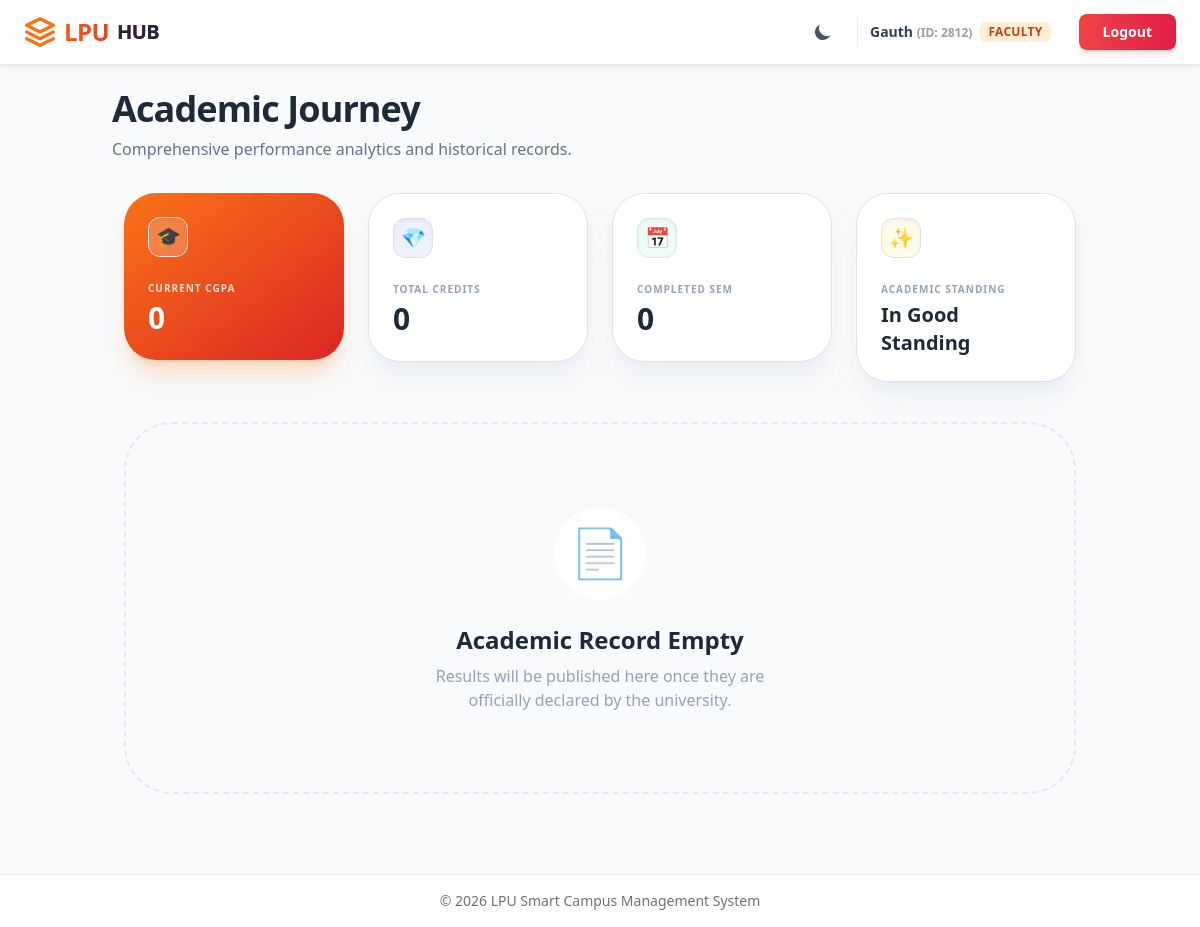
Page /results/ (signed in) on the committed database.
### core/models.py (models this page shows, shortened)
class User(AbstractUser):
    class Role(models.TextChoices):
        STUDENT = "STUDENT", "Student"
        FACULTY = "FACULTY", "Faculty"
        ADMIN = "ADMIN", "Admin"
    role = models.CharField(max_length=50, choices=Role.choices, default=Role.STUDENT)
    uid = models.CharField(max_length=8, unique=True, null=True, blank=True)
    section = models.ForeignKey(Section, on_delete=models.SET_NULL, null=True, blank=True, related_name='members')
    is_approved = models.BooleanField(default=False)

### results/views.py (the view)
# urls.py: path('', views.student_results, name='student_results'),
@login_required
def student_results(request):
    results = SemesterResult.objects.filter(student=request.user).prefetch_related('grades')
    latest_result = results.last()
    cgpa = latest_result.cgpa if latest_result else 0
    total_credits = sum(r.credits_earned for r in results)
    context = {
        'results': results,
        'cgpa': cgpa,
        'total_credits': total_credits,
        'latest_semester': latest_result.semester if latest_result else 0
    }
    return render(request, 'results/student_results.html', context)

### templates/results/student_results.html
{% extends "base.html" %}
{% block content %}
<div class="row mb-8">
    <div class="col-12 px-lg-4 text-center text-md-start">
        <h2 class="text-4xl font-black text-slate-800 dark:text-white mb-2 tracking-tight">Academic Journey</h2>
        <p class="text-slate-500 dark:text-slate-400 font-medium">Comprehensive performance analytics and historical
            records.</p>
    </div>
</div>
<div class="row g-4 px-lg-4 mb-10">
    <div class="col-6 col-md-3">
        <div
            class="bg-gradient-to-br from-orange-500 to-red-600 rounded-[2rem] p-6 shadow-xl shadow-orange-500/20 text-white group hover:scale-[1.02] transition-transform duration-300">
            <div
                class="w-10 h-10 bg-white/20 backdrop-blur-md rounded-xl flex items-center justify-center mb-4 border border-white/30 shadow-inner">
                <span class="text-xl">🎓</span>
            </div>
            <p class="text-[10px] font-black uppercase tracking-widest opacity-80 mb-1">Current CGPA</p>
            <h3 class="text-3xl font-black m-0">
                {{ cgpa }}
            </h3>
        </div>
    </div>
    <div class="col-6 col-md-3">
        <div
            class="bg-white dark:!bg-slate-800 rounded-[2rem] p-6 shadow-xl shadow-slate-200/50 dark:shadow-none border border-slate-100 dark:!border-slate-700/50 group hover:scale-[1.02] transition-transform duration-300">
            <div
                class="w-10 h-10 bg-indigo-50 dark:!bg-indigo-500/10 rounded-xl flex items-center justify-center mb-4 border border-indigo-100 dark:!border-indigo-500/20 shadow-inner">
                <span class="text-xl text-indigo-500">💎</span>
            </div>
            <p class="text-[10px] font-black text-slate-400 uppercase tracking-widest mb-1">Total Credits</p>
            <h3 class="text-3xl font-black text-slate-800 dark:!text-white m-0">
                {{ total_credits }}
            </h3>
        </div>
    </div>
    <div class="col-6 col-md-3">
        <div
            class="bg-white dark:!bg-slate-800 rounded-[2rem] p-6 shadow-xl shadow-slate-200/50 dark:shadow-none border border-slate-100 dark:!border-slate-700/50 group hover:scale-[1.02] transition-transform duration-300">
            <div
                class="w-10 h-10 bg-emerald-50 dark:!bg-emerald-500/10 rounded-xl flex items-center justify-center mb-4 border border-emerald-100 dark:!border-emerald-500/20 shadow-inner">
                <span class="text-xl text-emerald-500">📅</span>
            </div>
            <p class="text-[10px] font-black text-slate-400 uppercase tracking-widest mb-1">Completed Sem</p>
            <h3 class="text-3xl font-black text-slate-800 dark:!text-white m-0">
                {{ latest_semester }}
            </h3>
        </div>
    </div>
    <div class="col-6 col-md-3">
        <div
            class="bg-white dark:!bg-slate-800 rounded-[2rem] p-6 shadow-xl shadow-slate-200/50 dark:shadow-none border border-slate-100 dark:!border-slate-700/50 group hover:scale-[1.02] transition-transform duration-300">
            <div
                class="w-10 h-10 bg-amber-50 dark:!bg-amber-500/10 rounded-xl flex items-center justify-center mb-4 border border-amber-100 dark:!border-amber-500/20 shadow-inner">
                <span class="text-xl text-amber-500">✨</span>
            </div>
            <p class="text-[10px] font-black text-slate-400 uppercase tracking-widest mb-1">Academic Standing</p>
            <h3 class="text-xl font-black text-slate-800 dark:!text-white m-0">In Good Standing</h3>
        </div>
    </div>
</div>
<div class="row px-lg-4">
    <div class="col-12">
        <div class="space-y-10 mb-20">
            {% for result in results %}
            <div
                class="bg-white dark:!bg-slate-800 rounded-[2.5rem] overflow-hidden border border-slate-100 dark:!border-slate-700/50 shadow-2xl shadow-slate-200/40 dark:shadow-none transition-all">
                <div
                    class="px-8 py-6 bg-slate-50/50 dark:!bg-slate-900/50 border-b border-slate-100 dark:!border-slate-700/50 flex flex-col md:flex-row items-center justify-between gap-4">
                    <div class="flex items-center gap-4">
                        <div
                            class="w-14 h-14 bg-slate-900 dark:!bg-slate-700 text-white rounded-2xl flex items-center justify-center font-black text-2xl shadow-lg">
                            {{ result.semester }}
                        </div>
                        <div>
                            <h4 class="text-xl font-black text-slate-800 dark:!text-white m-0 tracking-tight">
                                Semester {{ result.semester }}
                            </h4>
                            <p class="text-xs font-bold text-slate-400 m-0 uppercase tracking-widest">Performance Record
                            </p>
                        </div>
                    </div>
                    <div class="flex items-center gap-6">
                        <div class="text-center md:text-right">
                            <p class="text-[10px] font-black text-slate-400 uppercase tracking-widest mb-0">Total
                                Credits</p>
                            <p class="text-lg font-black text-slate-800 dark:!text-white m-0">
                                {{ result.credits_earned }} / {{ result.total_credits }}
                            </p>
                        </div>
                        <div
                            class="bg-orange-50 dark:!bg-orange-500/20 px-5 py-2 rounded-2xl border border-orange-100 dark:!border-orange-500/30 text-center">
                            <p class="text-[10px] font-black text-orange-500 uppercase tracking-widest mb-0">SGPA</p>
                            <p class="text-3xl font-black text-orange-600 dark:text-orange-400 m-0 leading-none">
                                {{ result.sgpa }}
                            </p>
                        </div>
                    </div>
                </div>
                <div class="p-0 overflow-x-auto">
                    <table class="w-full text-left border-collapse">
                        <thead>
                            <tr class="bg-slate-50/30 dark:!bg-slate-900/40">
                                <th class="px-8 py-4 text-[10px] font-black text-slate-400 uppercase tracking-widest">
                                    Course Code & Name</th>
                                <th
                                    class="px-8 py-4 text-[10px] font-black text-slate-400 uppercase tracking-widest text-center">
                                    Credits</th>
                                <th
                                    class="px-8 py-4 text-[10px] font-black text-slate-400 uppercase tracking-widest text-center">
                                    Grade</th>
                                <th
                                    class="px-8 py-4 text-[10px] font-black text-slate-400 uppercase tracking-widest text-right">
                                    Points</th>
                            </tr>
                        </thead>
                        <tbody class="divide-y divide-slate-100 dark:!divide-slate-700/50">
                            {% for grade in result.grades.all %}
                            <tr class="group hover:bg-slate-50/50 dark:hover:!bg-slate-900/40 transition-colors">
                                <td class="px-8 py-5">
                                    <p class="text-xs font-bold text-indigo-500 mb-1 tracking-widest uppercase">
                                        {{ grade.course_code }}
                                    </p>
                                    <p class="text-sm font-black text-slate-800 dark:!text-white m-0">
                                        {{ grade.course_name }}
                                    </p>
                                </td>
                                <td class="px-8 py-5 text-center">
                                    <span
                                        class="inline-flex items-center justify-center w-8 h-8 rounded-lg bg-slate-100 dark:!bg-slate-700 text-slate-600 dark:!text-slate-300 font-bold text-sm">
                                        {{ grade.credits }}
                                    </span>
                                </td>
                                <td class="px-8 py-5 text-center">
                                    <span
                                        class="inline-flex items-center justify-center w-10 h-10 rounded-xl font-black text-lg shadow-sm {% if grade.grade == 'O' or grade.grade == 'A+' %}bg-emerald-100 dark:!bg-emerald-500/20 text-emerald-600 dark:!text-emerald-400 border border-emerald-200 dark:!border-emerald-500/30{% elif grade.grade == 'A' or grade.grade == 'B+' %}bg-indigo-100 dark:!bg-indigo-500/20 text-indigo-600 dark:!text-indigo-400 border border-indigo-200 dark:!border-indigo-500/30{% elif grade.grade == 'B' or grade.grade == 'C' %}bg-amber-100 dark:!bg-amber-500/20 text-amber-600 dark:!text-amber-400 border border-amber-200 dark:!border-amber-500/30{% else %}bg-rose-100 dark:!bg-rose-500/20 text-rose-600 dark:!text-rose-400 border border-rose-200 dark:!border-rose-500/30{% endif %}">
                                        {{ grade.grade }}
                                    </span>
                                </td>
                                <td class="px-8 py-5 text-right font-black text-slate-800 dark:!text-white">
                                    {{ grade.grade_points }}
                                </td>
                            </tr>
                            {% endfor %}
                        </tbody>
                    </table>
                </div>
                <div
                    class="px-8 py-4 bg-slate-50 dark:!bg-slate-900/50 border-t border-slate-100 dark:!border-slate-700/50 flex justify-between items-center text-center">
                    <span class="text-[10px] font-black text-slate-400 uppercase tracking-widest text-start">Cumulative
                        Progress (CGPA)</span>
                    <span class="text-xl font-black text-slate-800 dark:!text-white">
                        {{ result.cgpa }}
                    </span>
                </div>
            </div>
            {% empty %}
            <div
                class="text-center py-20 bg-slate-50 dark:!bg-slate-900/50 rounded-[3rem] border-2 border-dashed border-slate-200 dark:!border-slate-700">
                <div
                    class="w-24 h-24 bg-white dark:!bg-slate-800 rounded-full flex items-center justify-center text-5xl mx-auto mb-6 shadow-inner">
                    📄</div>
                <h3 class="text-2xl font-black text-slate-800 dark:!text-white mb-2">Academic Record Empty</h3>
                <p class="text-slate-400 font-medium max-w-sm mx-auto">Results will be published here once they are
                    officially declared by the university.</p>
            </div>
            {% endfor %}
        </div>
    </div>
</div>
{% endblock %}

### templates/base.html (shortened to what this page needs)
<!DOCTYPE html>
<html lang="en" data-bs-theme="light" class="light">
<head>
    <link href="https://cdn.jsdelivr.net/npm/bootstrap@5.3.3/dist/css/bootstrap.min.css" rel="stylesheet">
    <script src="https://cdn.tailwindcss.com"></script>
</head>
<body class="bg-gray-50 text-gray-900 dark:bg-gray-900 dark:text-gray-100 flex flex-col min-h-screen">
    <nav
        class="sticky top-0 z-50 bg-white/80 dark:bg-slate-900/80 backdrop-blur-lg border-b border-gray-200 dark:border-slate-800 transition-all duration-300 shadow-sm">
        <div class="max-w-7xl mx-auto px-4 sm:px-6 lg:px-8">
            <div class="flex justify-between items-center h-16">
                <div class="flex-shrink-0 flex items-center">
                    <a href="{% url 'dashboard' %}"
                        class="text-2xl font-black bg-clip-text text-transparent bg-gradient-to-r from-orange-500 to-red-600 tracking-tight flex items-center gap-2 hover:opacity-80 transition-opacity">
                        <svg xmlns="http://www.w3.org/2000/svg" class="w-8 h-8 text-orange-500" viewBox="0 0 24 24"
                            fill="none" stroke="currentColor" stroke-width="2.5" stroke-linecap="round"
                            stroke-linejoin="round">
                            <path d="M12 2L2 7l10 5 10-5-10-5zM2 17l10 5 10-5M2 12l10 5 10-5" />
                        </svg>
                        LPU<span class="text-slate-800 dark:text-white font-bold text-xl">HUB</span>
                    </a>
                </div>
                <div class="flex items-center gap-3 sm:gap-5">
                    <button id="theme-toggle"
                        class="p-2 rounded-full hover:bg-slate-100 dark:hover:bg-slate-800 transition-colors duration-200 focus:outline-none focus:ring-2 focus:ring-orange-500 text-slate-600 dark:text-slate-300">
                        <svg id="theme-toggle-dark-icon" class="w-5 h-5 hidden" fill="currentColor" viewBox="0 0 20 20"
                            xmlns="http://www.w3.org/2000/svg">
                            <path d="M17.293 13.293A8 8 0 016.707 2.707a8.001 8.001 0 1010.586 10.586z"></path>
                        </svg>
                    </button>
                    {% if user.is_authenticated %}
                    <div
                        class="hidden md:flex items-center gap-2 pl-3 py-1 pr-1 border-l border-slate-200 dark:border-slate-700">
                        <span class="text-sm font-semibold text-slate-700 dark:text-slate-200">
                            {{ user.username }}
                            <span class="opacity-50 text-xs">
                                (ID:
                                {{ user.uid|default:"N/A" }})
                            </span>
                        </span>
                        <span
                            class="text-xs px-2 py-0.5 rounded-md bg-orange-100 dark:bg-orange-500/20 text-orange-700 dark:text-orange-300 font-bold tracking-wide">
                            {{ user.get_role_display|upper }}
                        </span>
                    </div>
                    <form method="post" action="{% url 'logout' %}" class="m-0">
                        <button type="submit"
                            class="ms-2 px-4 py-2 text-sm font-bold text-white bg-gradient-to-r from-red-500 to-rose-600 rounded-lg shadow-md shadow-red-500/20 hover:shadow-lg hover:shadow-red-500/40 transform hover:-translate-y-0.5 transition-all focus:ring-2 focus:ring-offset-2 focus:ring-red-500 dark:focus:ring-offset-slate-900 border-none">
                            Logout
                        </button>
                    </form>
                    {% endif %}
                </div>
            </div>
        </div>
    </nav>
    <main class="flex-grow container mt-4">
        {% block content %}
        {% endblock %}
    </main>
    <footer
        class="mt-auto py-3 bg-white dark:!bg-gray-800 border-t border-gray-200 dark:!border-gray-700 text-center text-sm text-gray-500 dark:text-gray-400">
        <p class="mb-0">© 2026 LPU Smart Campus Management System</p>
    </footer>
</body>
</html>

### templates/base.html (style rules this page uses)
body { transition: background-color 0.3s, color 0.3s; }

### rows in the picture
User: username "Gauth", uid "2812", role "FACULTY"

### other values in the picture
{{ cgpa }} "0"
{{ total_credits }} "0"
{{ latest_semester }} "0"
